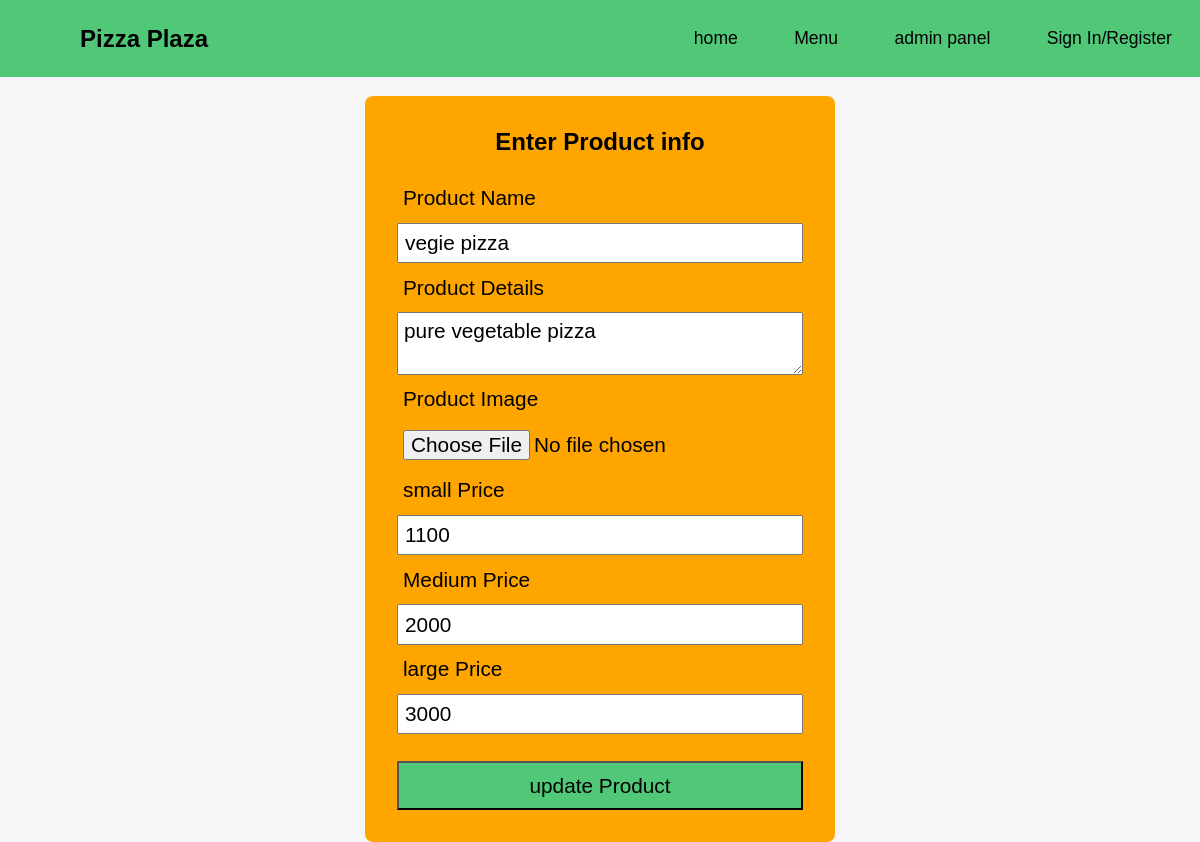
The page /editProduct.php?pizzaID=13 (signed in) on the database its author committed.
### tables this page shows
CREATE TABLE IF NOT EXISTS `tblproducts` (
  `pizzaID` int NOT NULL AUTO_INCREMENT,
  `name` varchar(40) NOT NULL,
  `description` varchar(3000) NOT NULL,
  `imagePath` varchar(1000) NOT NULL,
  `smallPrice` varchar(20) NOT NULL,
  `mediumPrice` varchar(20) NOT NULL,
  `largePrice` varchar(20) NOT NULL,
  PRIMARY KEY (`pizzaID`)
);

### editProduct.php (the view, shortened to what this page needs)
<!DOCTYPE html>
<html lang="en">
<head>
</head>
<body>
    <header class="navbar">
        <div class="logo">
            <img src="./images/icons/logo.png" alt="" class="logo-image">
            <span class="logo-name">Pizza Plaza</span>
        </div>
        <div class="nav-links">
            <ul>
              <li><a href="./home.html">home</a></li>
              <li><a href="./menu.php">Menu</a></li>
              <li><a href="./adminAccount.php">admin panel</a></li>
              <li><a href="login.php">Sign In/Register</a></li>
            </ul>
        </div>
    </header>
    <?php
        $con = mysqli_connect("localhost","root","","pizzaplaza");
        $sql = "SELECT * FROM `tblproducts` WHERE  `pizzaID` = '".$_GET["pizzaID"]."'";
        $result = mysqli_query($con,$sql);
        $row = mysqli_fetch_assoc($result);
        ?>
    <main>
        <div class="container">
            <h2>Enter Product info</h2>
            <form action="./editHandler.php" method="post" enctype="multipart/form-data">
                <label >Product Name</label>
                <input class="inputBox" type="text"  name="txtName" value="<?php echo $row["name"];?>"  required>
                <label >Product Details</label>
                <textarea class="inputBox" name="txtDescription"><?php echo $row["description"];?></textarea>
                <label >Product Image</label>
                <input class="inputBox" type="file" name="imageFile" >
                <label >small Price</label>
                <input class="inputBox" type="number" name="smallPrice" value="<?php echo $row["smallPrice"];?>">
                <label >Medium Price</label>
                <input class="inputBox" type="number" name="mediumPrice" value="<?php echo $row["mediumPrice"];?>">
                <label >large Price</label>
                <input class="inputBox" type="number" name="largePrice" value="<?php echo $row["largePrice"];?>">
                <button id="btnSubmit" name="btnSubmit" type="submit">update Product</button>
            </form>
        </div>
    </main>
</body>
</html>

### editProduct.php (style rules this page uses)
html { font-size: 16px; }
* { padding: 0; margin: 0; box-sizing: border-box; font-family: 'Manrope', sans-serif; }
body { background: #f6f5f7; }
.logo-image { display: block; width: 5rem; padding: 0.5rem; }
.logo-name { font-size: 1.5rem; font-weight: 700; }
.logo { display: flex; align-items: center; }
.navbar { display: flex; background-color: rgb(80, 200, 120); justify-content: space-between; align-items: center; position: fixed; width: 100%; }
.nav-links { height: 100%; }
.nav-links ul { list-style: none; display: flex; }
.nav-links li a { font-size: 1.1rem; display: block; text-decoration: none; padding: 1.6em ; color: black; font-weight: 500; }
img { display: block; }
main { display: flex; justify-content: center; width: 100%; padding:5em 0.5em 0 0.5em; }
h2 { margin-bottom: 1em; text-align: center; }
form { display: flex; flex-direction: column; }
form>* { padding: 0.3em 0.3em ; margin-bottom: 0.3em; display: block; font-size: 1.3em; }
.container { padding: 2em; margin-top: 1em; display: flex; flex-direction: column; background-color:rgb(255,165,0); border-radius: 0.5em; }
.inputBox { font-size: 1.3em; }
#btnSubmit { padding: 0.5em; background-color: rgb(80, 200, 120); margin: 1em 0 0 0; }

### rows shown on the page
tblproducts: txtName "vegie pizza", txtDescription "pure vegetable pizza", smallPrice "1100", mediumPrice "2000", largePrice "3000"
